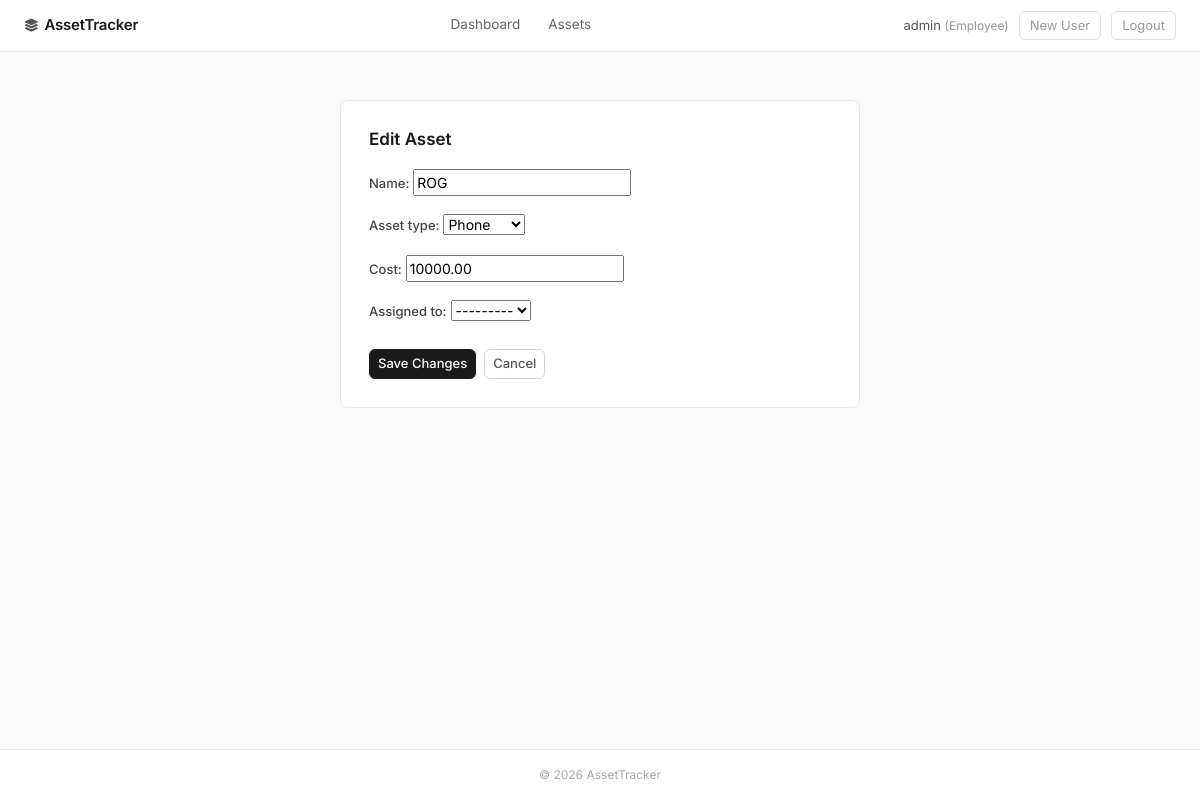
The page /update/18/ (signed in) on the database its author committed.
### assets/models.py (models this page shows, shortened)
class User(AbstractUser):
    ROLE_CHOICES = (
        ('ADMIN', 'Administrator'),
        ('MANAGER', 'Manager'),
        ('EMPLOYEE', 'Employee'),
    )
    role = models.CharField(max_length=20, choices=ROLE_CHOICES, default='EMPLOYEE')
    @property
    def is_manager_or_admin(self):
        return self.role in ['ADMIN', 'MANAGER'] or self.is_superuser

class TimeStampedModel(models.Model):
    created_at = models.DateTimeField(auto_now_add=True)
    updated_at = models.DateTimeField(auto_now=True)
    class Meta:
        abstract = True

class Asset(TimeStampedModel):
    ASSET_TYPES = (
        ('LAPTOP', 'Laptop'),
        ('MONITOR', 'Monitor'),
        ('PHONE', 'Phone'),
        ('FURNITURE', 'Furniture'),
    )
    name = models.CharField(max_length=100)
    asset_type = models.CharField(max_length=20, choices=ASSET_TYPES)
    cost = models.DecimalField(max_digits=10, decimal_places=2)
    assigned_to = models.ForeignKey(User, on_delete=models.SET_NULL, null=True, blank=True, related_name='assets')
    history = HistoricalRecords()

### assets/views.py (the view)
# urls.py: path('update/<int:pk>/', AssetUpdateView.as_view(), name='asset-update'),
class AssetUpdateView(ManagerOrAdminRequiredMixin, UpdateView):
    model = Asset
    template_name = 'assets/asset_form.html'
    fields = ['name', 'asset_type', 'cost', 'assigned_to']
    success_url = reverse_lazy('asset-list')

### assets/mixins.py (called while the page is built)
    def dispatch(self, request, *args, **kwargs):
        if not request.user.is_authenticated:
            raise PermissionDenied('You must be logged in.')
        if not request.user.is_manager_or_admin:
            raise PermissionDenied('You must be a Manager or Administrator to perform this action.')
        return super().dispatch(request, *args, **kwargs)

### assets/templates/assets/asset_form.html (shortened to what this page needs)
{% extends "assets/base.html" %}
{% block content %}
<div class="form-wrapper">
    <h2>{% if form.instance.pk %}Edit Asset{% else %}New Asset{% endif %}</h2>
    <form method="post">
        {{ form.as_p }}
        <div class="d-flex gap-2 mt-4">
            <button type="submit" class="btn btn-primary btn-sm">
                {% if form.instance.pk %}Save Changes{% else %}Create Asset{% endif %}
            </button>
            <a href="{% url 'asset-list' %}" class="btn btn-outline-secondary btn-sm">Cancel</a>
        </div>
    </form>
</div>
{% endblock %}

### assets/templates/assets/base.html (shortened to what this page needs)
<!DOCTYPE html>
<html lang="en">
<head>
    <link href="https://cdn.jsdelivr.net/npm/bootstrap@5.3.3/dist/css/bootstrap.min.css" rel="stylesheet">
    <link rel="stylesheet" href="https://cdnjs.cloudflare.com/ajax/libs/font-awesome/6.4.0/css/all.min.css">
</head>
<body>
<nav class="site-nav">
    <a class="site-nav__brand" href="{% url 'dashboard' %}">
        <i class="fas fa-layer-group"></i> AssetTracker
    </a>
    <ul class="site-nav__links">
        <li><a href="{% url 'dashboard' %}">Dashboard</a></li>
        <li><a href="{% url 'asset-list' %}">Assets</a></li>
    </ul>
    <div class="site-nav__right">
        {% if user.is_authenticated %}
            <span class="site-nav__user">
                {{ user.username }} <span>({{ user.get_role_display }})</span>
            </span>
            {% if user.is_manager_or_admin %}
                <a href="{% url 'register' %}" class="btn-link-muted">New User</a>
            {% endif %}
            <form action="{% url 'logout' %}" method="post" style="display:inline">
                <button type="submit" class="btn-link-muted">Logout</button>
            </form>
        {% else %}
            <a href="{% url 'login' %}" class="btn btn-primary btn-sm">Login</a>
        {% endif %}
    </div>
</nav>
<main class="container py-5">
    {% block content %}{% endblock %}
</main>
<footer>
    &copy; {% now "Y" %} AssetTracker
</footer>
</body>
</html>

### assets/templates/assets/base.html (style rules this page uses)
*, *::before, *::after { box-sizing: border-box; }
body { font-family: 'Inter', sans-serif; background-color: #fafafa; color: #1a1a1a; min-height: 100vh; display: flex; flex-direction: column; font-size: 14px; }
main { flex: 1; }
.site-nav { background: #fff; border-bottom: 1px solid #e8e8e8; padding: 0 1.5rem; height: 52px; display: flex; align-items: center; justify-content: space-between; }
.site-nav__brand { font-weight: 600; font-size: 15px; color: #1a1a1a; text-decoration: none; letter-spacing: -0.2px; display: flex; align-items: center; gap: 6px; }
.site-nav__brand i { color: #555; font-size: 13px; }
.site-nav__links { display: flex; gap: 0; list-style: none; margin: 0; padding: 0; }
.site-nav__links a { color: #666; text-decoration: none; font-size: 13.5px; padding: 0 14px; height: 52px; display: flex; align-items: center; border-bottom: 2px solid transparent; transition: color 0.15s, border-color 0.15s; }
.site-nav__right { display: flex; align-items: center; gap: 10px; }
.site-nav__user { font-size: 13px; color: #555; }
.site-nav__user span { color: #999; font-size: 12px; }
.btn { font-size: 13px; font-weight: 500; border-radius: 6px; }
.btn-primary { background: #1a1a1a; border-color: #1a1a1a; color: #fff; }
.btn-outline-secondary { color: #555; border-color: #d4d4d4; }
.btn-link-muted { color: #999; background: none; border: 1px solid #e0e0e0; padding: 4px 10px; border-radius: 6px; text-decoration: none; font-size: 13px; transition: background 0.15s; }
footer { border-top: 1px solid #e8e8e8; font-size: 12px; color: #aaa; text-align: center; padding: 16px; background: #fff; }
.form-wrapper { max-width: 520px; margin: 0 auto; background: #fff; border: 1px solid #e8e8e8; border-radius: 8px; padding: 28px; }
.form-wrapper h2 { font-size: 17px; font-weight: 600; margin-bottom: 20px; }
label { font-size: 13px; font-weight: 500; color: #444; margin-bottom: 4px; }

### rows shown on the page
User: username "admin", role "Employee"
Asset: name "ROG", asset_type "Phone", cost "10000.00", assigned_to "---------"
